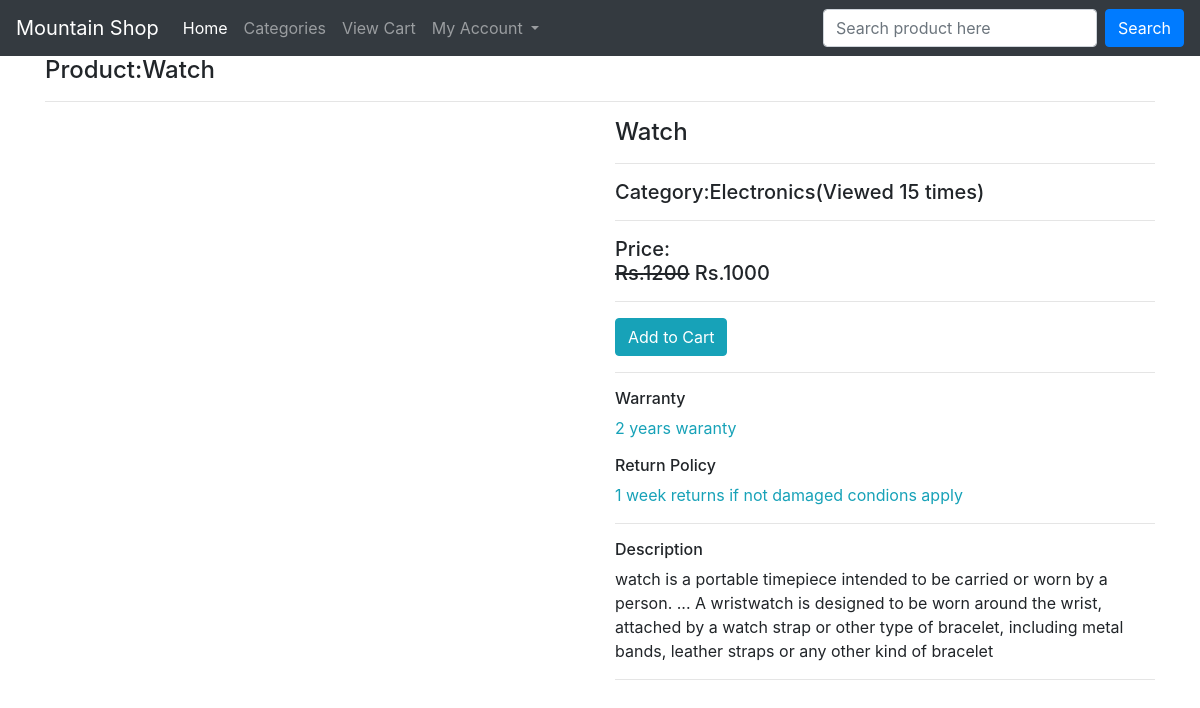
The page /product/watch/ on the database its author committed.
### ecomapp/models.py (models this page shows, shortened)
class Product(models.Model):
    title=models.CharField(max_length=200)
    slug=models.SlugField(unique=True)
    category=models.ForeignKey(Category,on_delete=models.CASCADE)
    image = models.ImageField(upload_to='products')
    marked_price =models.PositiveIntegerField()
    selling_price=models.PositiveIntegerField()
    description=models.TextField()
    warranty=models.CharField(max_length=300,null=True,blank=True)
    return_policy=models.CharField(max_length=300,null=True,blank=True)
    var_count=models.PositiveIntegerField(default=0)

class Category(models.Model):
    title=models.CharField(max_length=200)
    slug=models.SlugField(unique=True)
    def __str__(self):
        return self.title

### ecomapp/views.py (the view)
# urls.py: path('product/<slug:slug>/',ProductDetailView.as_view(),name='productdetail'),
class ProductDetailView(EcomMixin,TemplateView):
    template_name='productdetail.html'
    def get_context_data(self,**kwargs):
        context=super().get_context_data(**kwargs)
        url_slug=self.kwargs['slug']
        product=Product.objects.get(slug=url_slug)
        product.var_count +=1
        product.save()
        context['product']=product
        return context

### ecomapp/views.py (called while the page is built)
    def dispatch(self,request,*args,**kwargs):
        cart_id=self.request.session.get('cart_id')
        if cart_id:
            cart_obj=Cart.objects.get(id=cart_id)
            if request.user.is_authenticated and Customer.objects.filter(user=request.user).exists():
                cart_obj.customer=request.user.customer
                cart_obj.save()
        return super().dispatch(request,*args,**kwargs)

### templates/productdetail.html (shortened to what this page needs)
{% extends 'base.html'%}
{%block content%}
<div class="container">
    <h4>Product:{{product.title}}</h4>
    <hr>
    <div class="row">
        <div class="col-md-6">
        </div>
        <div class="col-md-6">
            <h4>{{product.title}}</h4>
            <hr>
            <h5>Category:{{product.category}}(Viewed {{product.var_count}} times)</h5>
            <hr>
            <h5>Price:<br><strike>Rs.{{product.marked_price}}</strike> Rs.{{product.selling_price}}</h5>
            <hr>
            <a href="{% url 'ecomapp:addtocart' product.id %}" class="btn btn-info">Add to Cart</a>
            <hr>
            <h6>Warranty</h6>
            <p class="text-info">{{product.warranty}}</p>
            <h6>Return Policy</h6>
            <p class="text-info">{{product.return_policy}}</p>
            <hr>
            <h6>Description</h6>
            <p> {{product.description}}</p>
            <hr>
        </div>
    </div>
</div>
{%endblock%}

### rows shown on the page
Product: title "Watch", category "Electronics", var_count "15", marked_price "1200", selling_price "1000", warranty "2 years waranty", return_policy "1 week returns if not damaged condions apply", description "watch is a portable timepiece intended to be carried or worn by a person. ... A wristwatch is designed to be worn around the wrist, attached by a watch strap or other type of bracelet, including metal bands, leather straps or any other kind of bracelet"
